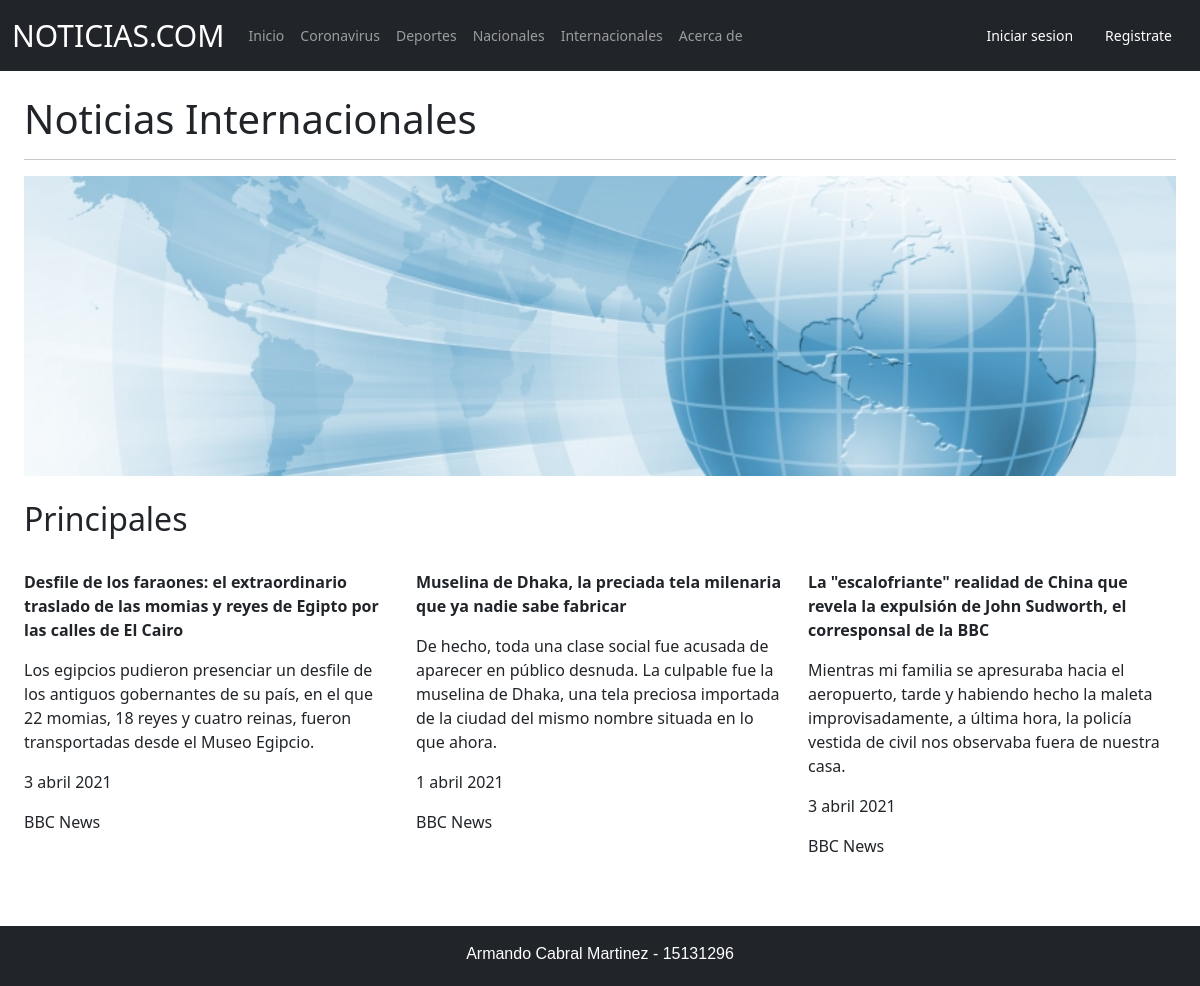
The page /accounts/internacionales on the database as committed earlier.
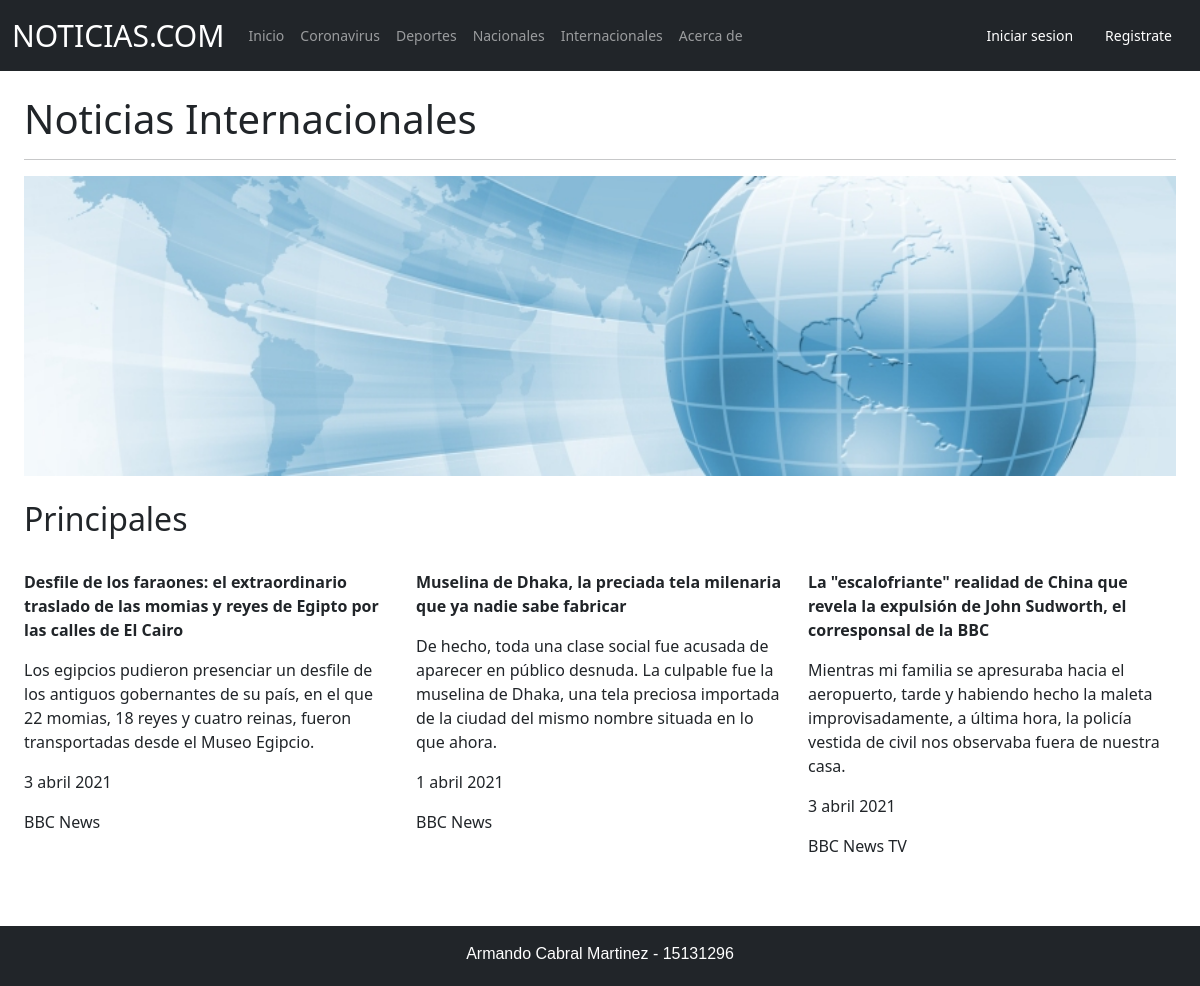
The same page on the database as committed later.
### noticias/models.py (models this page shows, shortened)
class internacionales (models.Model):
	nombre = models.CharField(default = "",null=True,max_length = 200)
	descripcion = models.TextField(default = "",null=True,max_length = 200)
	fecha = models.CharField(default = "",null=True,max_length = 200)
	autor = models.CharField(default = "",null=True,max_length = 200)

### noticias/views.py (the view)
# urls.py: path('internacionales',InternacionalesPageView.as_view(),name = 'internacionales'),
class InternacionalesPageView(ListView):
	model = internacionales
	template_name = 'internacionales.html'
	context_object_name = 'noticias_list'

### noticias/templates/internacionales.html (shortened to what this page needs)
{% extends 'base.html' %}
{% block content %}
{% load static %}
<body>
	<div class="px-4">
		<br>
		<h1>Noticias Internacionales</h1>
		<hr>
		<div class="row">
	    	<img src="{% static 'files/bannerInter.jpg' %}" height="300px"
	    	width="1220px">
    	</div>
		<br>
		<h2>Principales</h2>
		<div class="row">
				{% for internacionales in noticias_list %}
				<div class=col-md-4>
                    <br>
					<p><strong>{{ internacionales.nombre }}</strong></p>
			        <p>{{ internacionales.descripcion }}</p>
			        <p>{{ internacionales.fecha }}</p>
			        <p>{{ internacionales.autor }}</p>
                    <br>
				</div>
	    		{% endfor %}
		</div>
	</div>
	<br><br>
</body>
{% endblock content %}

Rows that differ between the two databases and show on the page:
changed internacionales: autor "BBC News" → "BBC News TV"
